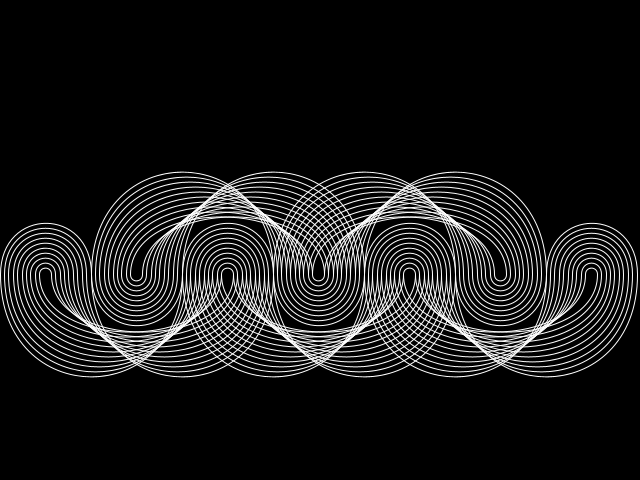
Frame 1 (no input)
Frame 60 (the mouse pressed at the canvas centre just before this capture): identical to frame 1, image omitted
Frame 120 (the mouse held since frame 60 and released just before this capture): identical to frame 1, image omitted

The Processing sketch that drew this single still picture (run headless with seeded random() and noise(); from frame 60 on, the mouse is pressed at the canvas centre):

// Processing sketch: processing_87711
// ── processing_87711.pde

int nHoriz;
int nNested;
float minProp = .125f;


void setup()
{
  smooth();
  size(640, 480);
  nHoriz = 7;
  nNested = 10;
}

void draw()
{
  
  background(0);
  stroke(255);
  for (int  i = 0; i < nHoriz; i++)
  {
    float w = width / nHoriz;
    float h = w * .75f;
    float x = (width / nHoriz) * i;
    float y = height / 2 + h /2;

    for (int j = 0; j < nNested; j++)
    {
      float t = ((float)j) / (nNested - 1);
      float scale = lerp(1.0f, minProp, t);      
      DrawArc(x, y, w, h, scale, i % 2 == 1, i < nHoriz - 2);
    }
  }
}

void DrawArc(float x, float y, float w, float h, float scale, boolean flip, boolean drawExtra)
{
  if (flip)
    h *= -1;

  float insideW = w * scale;
  float insideH = h * scale;
  float insideX = x + w / 2 - insideW / 2;
  noFill();
  bezier(insideX, y, insideX, y - insideH, insideX + insideW, y - insideH, insideX + insideW, y);

  if (drawExtra)
  {
    bezier(insideX, y, insideX, y + insideH + h, insideX + w * 2, y + insideH + h, insideX + w * 2, y);
    bezier(insideX + insideW, y, insideX + insideW, y + insideH + h, insideX + insideW + w * 2, y + insideH + h, insideX + insideW + w * 2, y);
  }
}
